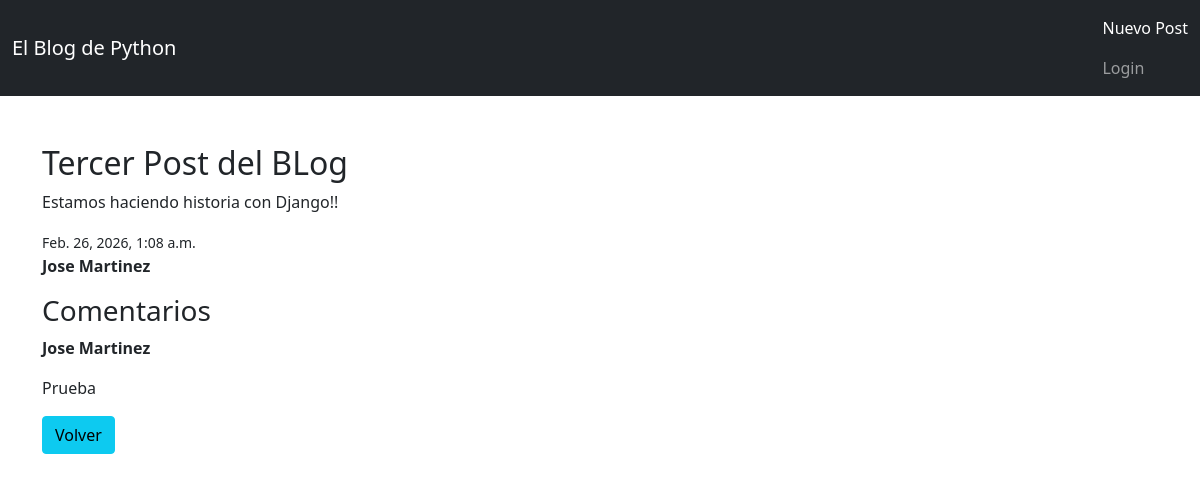
Screenshot of /post/3 with the database file from the repository.
### blog/models.py (models this page shows, shortened)
class Post(models.Model):
    title = models.CharField(max_length=100)
    content = models.TextField()
    author = models.CharField(max_length=100)
    created_at = models.DateTimeField(auto_now_add=True)

### comments/models.py (models this page shows, shortened)
class Comments(models.Model):
    post = models.ForeignKey(
        Post,
        on_delete=models.CASCADE,
        related_name='comments'
    )
    author = models.CharField(max_length=100)
    content = models.TextField()
    created_at = models.DateTimeField(auto_now_add=True)

### blog/views.py (the view)
# urls.py: path('post/<int:post_id>', post_detail, name='post_detail')
def post_detail(request, post_id):
    post = get_object_or_404(Post, id=post_id)
    return render(request, 'blog/post_detail.html', {'post': post})

### templates/blog/post_detail.html (shortened to what this page needs)
{% extends 'blog/base.html' %}
{% block content%}
<h2>{{post.title}}</h2>
<p>{{post.content}}</p>
<small>{{ post.created_at }}</small>
<p><strong>{{post.author}}</strong></p>
<h3>Comentarios</h3>
{% for comment in post.comments.all %}
<p><strong>{{comment.author}}</strong></p>
<p>{{comment.content}}</p>
{%empty %}
<p>No hay comentarios</p>
{% endfor %}
<a href="{% url 'post_list' %}" class="btn btn-info">Volver</a>
{% endblock %}

### rows the page displays
Post: title "Tercer Post del BLog", content "Estamos haciendo historia con Django!!", created_at "Feb. 26, 2026, 1:08 a.m.", author "Jose Martinez"
Comments: author "Jose Martinez", content "Prueba"
